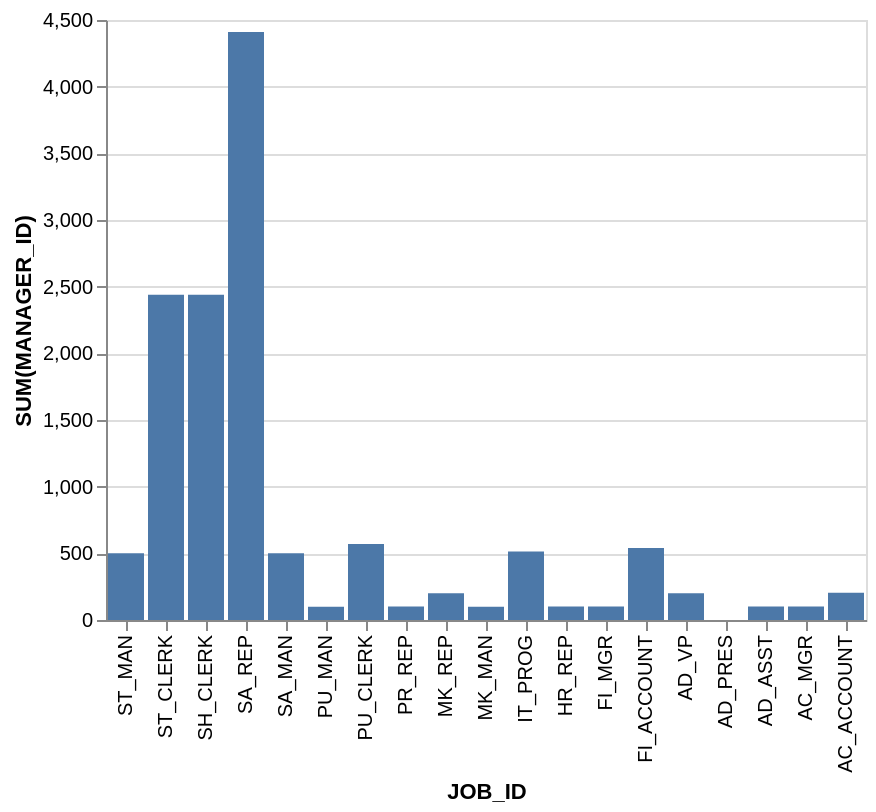

Specify this chart in Vega-Lite:
### Vega-Lite specification from a JSON file in a GitHub repository (floating-point values rounded to 4 significant figures)
{"data": {"values": [{"x_data": "ST_MAN", "y_data": 500}, {"x_data": "ST_CLERK", "y_data": 2440}, {"x_data": "SH_CLERK", "y_data": 2440}, {"x_data": "SA_REP", "y_data": 4410}, {"x_data": "SA_MAN", "y_data": 500}, {"x_data": "PU_MAN", "y_data": 100}, {"x_data": "PU_CLERK", "y_data": 570}, {"x_data": "PR_REP", "y_data": 101}, {"x_data": "MK_REP", "y_data": 201}, {"x_data": "MK_MAN", "y_data": 100}, {"x_data": "IT_PROG", "y_data": 514}, {"x_data": "HR_REP", "y_data": 101}, {"x_data": "FI_MGR", "y_data": 101}, {"x_data": "FI_ACCOUNT", "y_data": 540}, {"x_data": "AD_VP", "y_data": 200}, {"x_data": "AD_PRES", "y_data": 0}, {"x_data": "AD_ASST", "y_data": 101}, {"x_data": "AC_MGR", "y_data": 101}, {"x_data": "AC_ACCOUNT", "y_data": 205}]}, "mark": "bar", "encoding": {"x": {"field": "x_data", "type": "nominal", "title": "JOB_ID", "sort": "descending"}, "y": {"field": "y_data", "type": "quantitative", "title": "SUM(MANAGER_ID)"}}}
